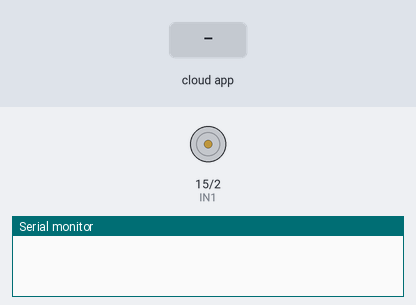
A sketch run on a simulated ESP32. Shown: motor-driver pin pairs drawn as motors (green arrow = first pin HIGH = forward, orange = second pin HIGH = backward, longer = more drive, scaled by the enable pin), the last lines printed to the serial monitor. Inputs (shaded band) come from the test bench. WiFi joins after 1.5 s; servers stay silent unless stated; not simulated (calls return 0 or success): arduino_secrets.h.

Above: at 2.7 s.
2.8 s: the phone or cloud app sets dC_MOTOR to 0
4.5 s: the phone or cloud app sets dC_MOTOR to 25
At 5.6 s:
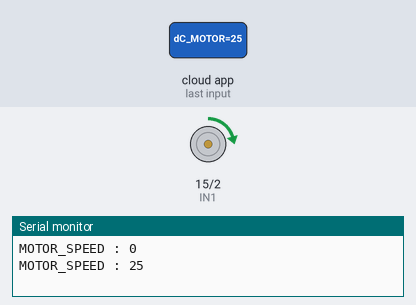
6.0 s: the phone or cloud app sets dC_MOTOR to 100
At 6.7 s:
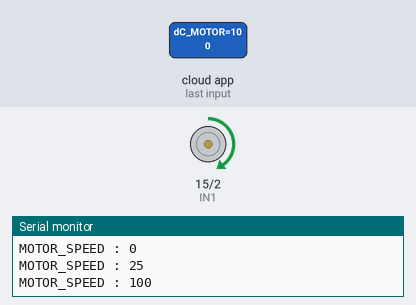
Timing chart, 0 to 9.0 s (numbered marks = the images above; inputs shaded):
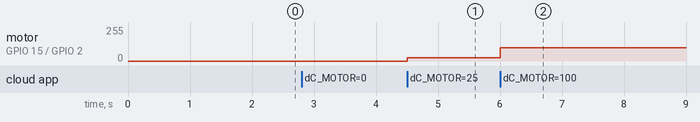

The sketch:

DC_MOTOR_SPEED_CONTROL.ino
```cpp
#include "arduino_secrets.h"

#include <ArduinoIoTCloud.h>
#include <Arduino_ConnectionHandler.h>

#define IN1 15
#define IN2 2
#define ENA 4

const char DEVICE_LOGIN_NAME[] = "f35b8ae2-8a48-435b-bbcf-d655b23f82a2";
const char SSID[] = "*****";
const char PASS[] = "Ajinky@19";
const char DEVICE_KEY[] = "?KlOz58o6ttOSfIytPe0toYx6";

int dC_MOTOR;

void onDCMOTORChange();

void initProperties() {
  ArduinoCloud.setBoardId(DEVICE_LOGIN_NAME);
  ArduinoCloud.setSecretDeviceKey(DEVICE_KEY);
  ArduinoCloud.addProperty(dC_MOTOR, READWRITE, ON_CHANGE, onDCMOTORChange);
}

WiFiConnectionHandler ArduinoIoTPreferredConnection(SSID, PASS);

void setup() {
  Serial.begin(9600);
  delay(1500);
  pinMode(IN1, OUTPUT);
  pinMode(IN2, OUTPUT);
  pinMode(ENA, OUTPUT);

  initProperties();
  ArduinoCloud.begin(ArduinoIoTPreferredConnection);
  setDebugMessageLevel(2);
  ArduinoCloud.printDebugInfo();
}

void loop() {
  ArduinoCloud.update();
}

void onDCMOTORChange()  {
  digitalWrite(IN1, HIGH);
  digitalWrite(IN2, LOW);
  analogWrite(ENA, dC_MOTOR);
  Serial.print("MOTOR_SPEED : ");
  Serial.println(dC_MOTOR);

}
```

Measured:
- after the input at 4.5 s, motor on GPIO 15 (IN1) / GPIO 2 (IN2): stopped → forward 25/255 at once
- after the input at 6.0 s, motor on GPIO 15 (IN1) / GPIO 2 (IN2): forward 25/255 → forward 100/255 at once
